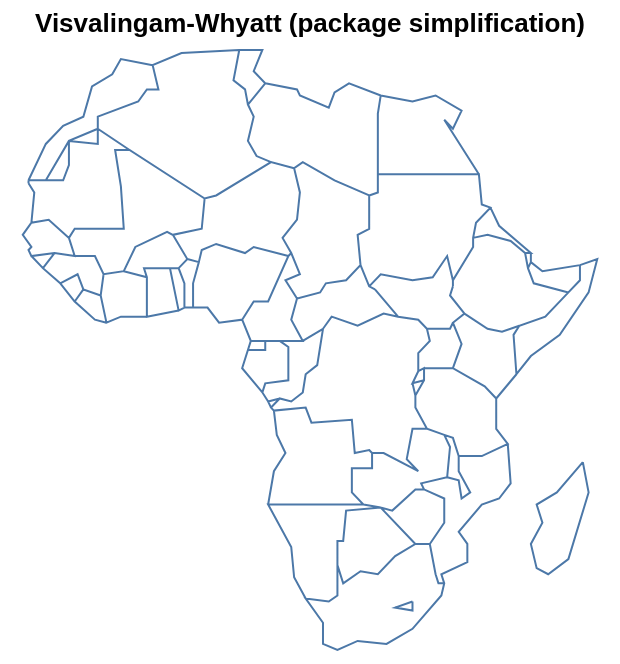

Specify this chart in Vega-Lite:
### Vega-Lite specification from a JSON file in a GitHub repository (floating-point values rounded to 4 significant figures; data arrays with more than 128 entries replaced by an {"elided": "..."} marker saying what was removed)
{"background": "transparent", "view": {"fill": "transparent"}, "config": {"view": {"continuousWidth": 400, "continuousHeight": 300}}, "data": {"name": "data-208d7839ebba7cab448c3c57b2688dec", "format": {"mesh": "data", "type": "topojson"}}, "mark": {"type": "geoshape", "filled": false}, "projection": {"reflectY": true, "type": "identity"}, "title": "Visvalingam-Whyatt (package simplification)", "width": 300, "$schema": "https://vega.github.io/schema/vega-lite/v4.8.1.json", "datasets": {"data-208d7839ebba7cab448c3c57b2688dec": {"type": "Topology", "objects": {"data": {"geometries": [{"id": "1", "type": "Polygon", "properties": {"continent": "Africa", "gdp_md_est": 150600, "iso_a3": "TZA", "name": "Tanzania", "pop_est": 53950935}, "bbox": [29.34, -11.72, 40.32, -0.95], "arcs": [[-5, 0, -85, -83, -78, -2, -102, -142, -139]]}, {"id": "2", "type": "Polygon", "properties": {"continent": "Africa", "gdp_md_est": 906.5, "iso_a3": "ESH", "name": "W. Sahara", "pop_est": 603253}, "bbox": [-17.06, 21.0, -8.665, 27.66], "arcs": [[-23, -22, -21, 20, -117, -116]]}, {"id": "11", "type": "Polygon", "properties": {"continent": "Africa", "gdp_md_est": 66010, "iso_a3": "COD", "name": "Dem. Rep. Congo", "pop_est": 83301151}, "bbox": [12.18, -13.26, 31.17, 5.256], "arcs": [[1, -82, -81, -97, 2, -94, -68, -64, -146, -140, -144, -103]]}, {"id": "12", "type": "Polygon", "properties": {"continent": "Africa", "gdp_md_est": 4719, "iso_a3": "SOM", "name": "Somalia", "pop_est": 7531386}, "bbox": [40.98, -1.683, 51.13, 12.02], "arcs": [[-6, -128, -135, 3]]}, {"id": "13", "type": "Polygon", "properties": {"continent": "Africa", "gdp_md_est": 152700, "iso_a3": "KEN", "name": "Kenya", "pop_est": 47615739}, "bbox": [33.89, -4.677, 41.86, 5.506], "arcs": [[4, -141, -152, -129, 5, 6]]}, {"id": "14", "type": "Polygon", "properties": {"continent": "Africa", "gdp_md_est": 176300, "iso_a3": "SDN", "name": "Sudan", "pop_est": 37345935}, "bbox": [21.94, 8.229, 38.41, 22], "arcs": [[147, -67, -9, -121, -119, 7, -113, -130, 149, -150, -149, -148]]}, {"id": "15", "type": "Polygon", "properties": {"continent": "Africa", "gdp_md_est": 30590, "iso_a3": "TCD", "name": "Chad", "pop_est": 12075985}, "bbox": [13.54, 7.422, 23.89, 23.41], "arcs": [[8, -66, -34, -28, -122]]}, {"id": "25", "type": "Polygon", "properties": {"continent": "Africa", "gdp_md_est": 739100, "iso_a3": "ZAF", "name": "South Africa", "pop_est": 54841552}, "bbox": [16.34, -34.82, 32.83, -22.09], "arcs": [[-15, -13, -12, -88, -92, -87, 9], [10]]}, {"id": "26", "type": "Polygon", "properties": {"continent": "Africa", "gdp_md_est": 6019, "iso_a3": "LSO", "name": "Lesotho", "pop_est": 1958042}, "bbox": [27.0, -30.65, 29.33, -28.65], "arcs": [[10]]}, {"id": "48", "type": "Polygon", "properties": {"continent": "Africa", "gdp_md_est": 28330, "iso_a3": "ZWE", "name": "Zimbabwe", "pop_est": 13805084}, "bbox": [25.26, -22.27, 32.85, -15.51], "arcs": [[11, -14, -79, -89]]}, {"id": "49", "type": "Polygon", "properties": {"continent": "Africa", "gdp_md_est": 35900, "iso_a3": "BWA", "name": "Botswana", "pop_est": 2214858}, "bbox": [19.9, -26.83, 29.43, -17.66], "arcs": [[12, -17, 13]]}, {"id": "50", "type": "Polygon", "properties": {"continent": "Africa", "gdp_md_est": 25990, "iso_a3": "NAM", "name": "Namibia", "pop_est": 2484780}, "bbox": [11.73, -29.05, 25.08, -16.94], "arcs": [[14, 15, -100, -80, 16]]}, {"id": "51", "type": "Polygon", "properties": {"continent": "Africa", "gdp_md_est": 39720, "iso_a3": "SEN", "name": "Senegal", "pop_est": 14668522}, "bbox": [-17.63, 12.33, -11.47, 16.6], "arcs": [[17, -25, -20, -45, -49, 18, -105]]}, {"id": "52", "type": "Polygon", "properties": {"continent": "Africa", "gdp_md_est": 38090, "iso_a3": "MLI", "name": "Mali", "pop_est": 17885245}, "bbox": [-12.17, 10.1, 4.27, 24.97], "arcs": [[19, -24, -111, -30, -58, -42, -46]]}, {"id": "53", "type": "Polygon", "properties": {"continent": "Africa", "gdp_md_est": 16710, "iso_a3": "MRT", "name": "Mauritania", "pop_est": 3758571}, "bbox": [-17.06, 14.62, -4.923, 27.4], "arcs": [[20, 21, 22, -112, 23, 24, 25]]}, {"id": "54", "type": "Polygon", "properties": {"continent": "Africa", "gdp_md_est": 24310, "iso_a3": "BEN", "name": "Benin", "pop_est": 11038805}, "bbox": [0.7723, 6.142, 3.797, 12.24], "arcs": [[26, -38, -60, -29, -31]]}, {"id": "55", "type": "Polygon", "properties": {"continent": "Africa", "gdp_md_est": 20150, "iso_a3": "NER", "name": "Niger", "pop_est": 19245344}, "bbox": [0.2956, 11.66, 15.9, 23.47], "arcs": [[27, -37, -32, 28, -59, 29, -110, -123]]}, {"id": "56", "type": "Polygon", "properties": {"continent": "Africa", "gdp_md_est": 1089000, "iso_a3": "NGA", "name": "Nigeria", "pop_est": 190632261}, "bbox": [2.692, 4.241, 14.58, 13.87], "arcs": [[30, 31, -36, 32]]}, {"id": "57", "type": "Polygon", "properties": {"continent": "Africa", "gdp_md_est": 77240, "iso_a3": "CMR", "name": "Cameroon", "pop_est": 24994885}, "bbox": [8.489, 1.728, 16.01, 12.86], "arcs": [[33, -65, -70, -72, -75, 34, 35, 36]]}, {"id": "58", "type": "Polygon", "properties": {"continent": "Africa", "gdp_md_est": 11610, "iso_a3": "TGO", "name": "Togo", "pop_est": 7965055}, "bbox": [-0.04978, 5.929, 1.865, 11.02], "arcs": [[37, 38, -40, -61]]}, {"id": "59", "type": "Polygon", "properties": {"continent": "Africa", "gdp_md_est": 120800, "iso_a3": "GHA", "name": "Ghana", "pop_est": 27499924}, "bbox": [-3.244, 4.71, 1.06, 11.1], "arcs": [[39, 40, -43, -62]]}, {"id": "60", "type": "Polygon", "properties": {"continent": "Africa", "gdp_md_est": 87120, "iso_a3": "CIV", "name": "Côte d'Ivoire", "pop_est": 24184810}, "bbox": [-8.603, 4.338, -2.562, 10.52], "arcs": [[41, -63, 42, 43, -52, -47]]}, {"id": "61", "type": "Polygon", "properties": {"continent": "Africa", "gdp_md_est": 16080, "iso_a3": "GIN", "name": "Guinea", "pop_est": 12413867}, "bbox": [-15.13, 7.309, -7.832, 12.59], "arcs": [[44, 45, 46, -54, -55, 47, -50]]}, {"id": "62", "type": "Polygon", "properties": {"continent": "Africa", "gdp_md_est": 2851, "iso_a3": "GNB", "name": "Guinea-Bissau", "pop_est": 1792338}, "bbox": [-16.68, 11.04, -13.7, 12.63], "arcs": [[48, 49, 50]]}, {"id": "63", "type": "Polygon", "properties": {"continent": "Africa", "gdp_md_est": 3881, "iso_a3": "LBR", "name": "Liberia", "pop_est": 4689021}, "bbox": [-11.44, 4.356, -7.54, 8.541], "arcs": [[51, 52, -56, 53]]}, {"id": "64", "type": "Polygon", "properties": {"continent": "Africa", "gdp_md_est": 10640, "iso_a3": "SLE", "name": "Sierra Leone", "pop_est": 6163195}, "bbox": [-13.25, 6.786, -10.23, 10.05], "arcs": [[54, 55, 56]]}, {"id": "65", "type": "Polygon", "properties": {"continent": "Africa", "gdp_md_est": 32990, "iso_a3": "BFA", "name": "Burkina Faso", "pop_est": 20107509}, "bbox": [-5.471, 9.611, 2.177, 15.12], "arcs": [[57, 58, 59, 60, 61, 62]]}, {"id": "66", "type": "Polygon", "properties": {"continent": "Africa", "gdp_md_est": 3206, "iso_a3": "CAF", "name": "Central African Rep.", "pop_est": 5625118}, "bbox": [14.46, 2.268, 27.37, 11.14], "arcs": [[63, -71, 64, 65, 66, -148, -147]]}, {"id": "67", "type": "Polygon", "properties": {"continent": "Africa", "gdp_md_est": 30270, "iso_a3": "COG", "name": "Congo", "pop_est": 4954674}, "bbox": [11.09, -5.038, 18.45, 3.728], "arcs": [[67, -96, 68, -73, 69, 70]]}, {"id": "68", "type": "Polygon", "properties": {"continent": "Africa", "gdp_md_est": 35980, "iso_a3": "GAB", "name": "Gabon", "pop_est": 1772255}, "bbox": [8.798, -3.979, 14.43, 2.327], "arcs": [[71, 72, 73, -76]]}, {"id": "69", "type": "Polygon", "properties": {"continent": "Africa", "gdp_md_est": 31770, "iso_a3": "GNQ", "name": "Eq. Guinea", "pop_est": 778358}, "bbox": [9.306, 1.01, 11.29, 2.284], "arcs": [[74, 75, 76]]}, {"id": "70", "type": "Polygon", "properties": {"continent": "Africa", "gdp_md_est": 65170, "iso_a3": "ZMB", "name": "Zambia", "pop_est": 15972000}, "bbox": [21.89, -17.96, 33.49, -8.238], "arcs": [[77, -84, -90, 78, 79, -99, -98, 80, 81]]}, {"id": "71", "type": "Polygon", "properties": {"continent": "Africa", "gdp_md_est": 21200, "iso_a3": "MWI", "name": "Malawi", "pop_est": 19196246}, "bbox": [32.69, -16.8, 35.77, -9.231], "arcs": [[82, -91, 83]]}, {"id": "72", "type": "Polygon", "properties": {"continent": "Africa", "gdp_md_est": 35010, "iso_a3": "MOZ", "name": "Mozambique", "pop_est": 26573706}, "bbox": [30.18, -26.74, 40.78, -10.32], "arcs": [[84, 85, 86, -93, 87, 88, 89, 90]]}, {"id": "73", "type": "Polygon", "properties": {"continent": "Africa", "gdp_md_est": 11060, "iso_a3": "SWZ", "name": "eSwatini", "pop_est": 1467152}, "bbox": [30.68, -27.29, 32.07, -25.66], "arcs": [[91, 92]]}, {"id": "74", "type": "MultiPolygon", "properties": {"continent": "Africa", "gdp_md_est": 189000, "iso_a3": "AGO", "name": "Angola", "pop_est": 29310273}, "bbox": [11.64, -17.93, 24.08, -4.438], "arcs": [[[93, 94, 95]], [[96, 97, 98, 99, 100]]]}, {"id": "75", "type": "Polygon", "properties": {"continent": "Africa", "gdp_md_est": 7892, "iso_a3": "BDI", "name": "Burundi", "pop_est": 11466756}, "bbox": [29.02, -4.5, 30.75, -2.348], "arcs": [[101, 102, -143]]}, {"id": "78", "type": "Polygon", "properties": {"continent": "Africa", "gdp_md_est": 36860, "iso_a3": "MDG", "name": "Madagascar", "pop_est": 25054161}, "bbox": [43.25, -25.6, 50.48, -12.04], "arcs": [[103]]}, {"id": "80", "type": "Polygon", "properties": {"continent": "Africa", "gdp_md_est": 3387, "iso_a3": "GMB", "name": "Gambia", "pop_est": 2051363}, "bbox": [-16.84, 13.13, -13.84, 13.88], "arcs": [[104, 105]]}, {"id": "81", "type": "Polygon", "properties": {"continent": "Africa", "gdp_md_est": 130800, "iso_a3": "TUN", "name": "Tunisia", "pop_est": 11403800}, "bbox": [7.524, 30.31, 11.49, 37.35], "arcs": [[-109, 106, -125]]}, {"id": "82", "type": "Polygon", "properties": {"continent": "Africa", "gdp_md_est": 609400, "iso_a3": "DZA", "name": "Algeria", "pop_est": 40969443}, "bbox": [-8.684, 19.06, 12.0, 37.12], "arcs": [[-115, 107, 108, -124, 109, 110, 111]]}, {"id": "154", "type": "Polygon", "properties": {"continent": "Africa", "gdp_md_est": 9169, "iso_a3": "ERI", "name": "Eritrea", "pop_est": 5918919}, "bbox": [36.32, 12.46, 43.08, 18.0], "arcs": [[112, 113, -132, -131]]}, {"id": "162", "type": "Polygon", "properties": {"continent": "Africa", "gdp_md_est": 282800, "iso_a3": "MAR", "name": "Morocco", "pop_est": 33986655}, "bbox": [-17.02, 21.42, -1.125, 35.76], "arcs": [[114, 115, 116, 117]]}, {"id": "163", "type": "Polygon", "properties": {"continent": "Africa", "gdp_md_est": 1105000, "iso_a3": "EGY", "name": "Egypt", "pop_est": 97041072}, "bbox": [24.7, 22, 36.87, 31.59], "arcs": [[118, -127, 119]]}, {"id": "164", "type": "Polygon", "properties": {"continent": "Africa", "gdp_md_est": 90890, "iso_a3": "LBY", "name": "Libya", "pop_est": 6653210}, "bbox": [9.319, 19.58, 25.16, 33.14], "arcs": [[120, 121, 122, 123, 124, 125, 126]]}, {"id": "165", "type": "Polygon", "properties": {"continent": "Africa", "gdp_md_est": 174700, "iso_a3": "ETH", "name": "Ethiopia", "pop_est": 105350020}, "bbox": [32.95, 3.422, 47.79, 14.96], "arcs": [[127, 128, -151, -150, 129, 130, -134, -136]]}, {"id": "166", "type": "Polygon", "properties": {"continent": "Africa", "gdp_md_est": 3345, "iso_a3": "DJI", "name": "Djibouti", "pop_est": 865267}, "bbox": [41.66, 10.93, 43.32, 12.7], "arcs": [[131, 132, -137, 133]]}, {"id": "167", "type": "Polygon", "properties": {"continent": "Africa", "gdp_md_est": 12250, "iso_a3": "-99", "name": "Somaliland", "pop_est": 3500000}, "bbox": [42.56, 7.997, 48.95, 11.46], "arcs": [[134, 135, 136, 137]]}, {"id": "168", "type": "Polygon", "properties": {"continent": "Africa", "gdp_md_est": 84930, "iso_a3": "UGA", "name": "Uganda", "pop_est": 39570125}, "bbox": [29.58, -1.443, 35.04, 4.25], "arcs": [[138, -145, 139, -153, 140]]}, {"id": "169", "type": "Polygon", "properties": {"continent": "Africa", "gdp_md_est": 21970, "iso_a3": "RWA", "name": "Rwanda", "pop_est": 11901484}, "bbox": [29.02, -2.918, 30.82, -1.135], "arcs": [[141, 142, 143, 144]]}, {"id": "176", "type": "Polygon", "properties": {"continent": "Africa", "gdp_md_est": 20880, "iso_a3": "SSD", "name": "S. Sudan", "pop_est": 13026129}, "bbox": [23.89, 3.509, 35.3, 12.25], "arcs": [[145, 146, 147, 148, 149, 150, 151, 152]]}], "type": "GeometryCollection"}}, "bbox": [-17.63, -34.82, 51.13, 37.35], "transform": {"scale": [0.3455, 0.3627], "translate": [-17.63, -34.82]}, "arcs": {"elided": "153 rows, 964 int values in total"}}}}
